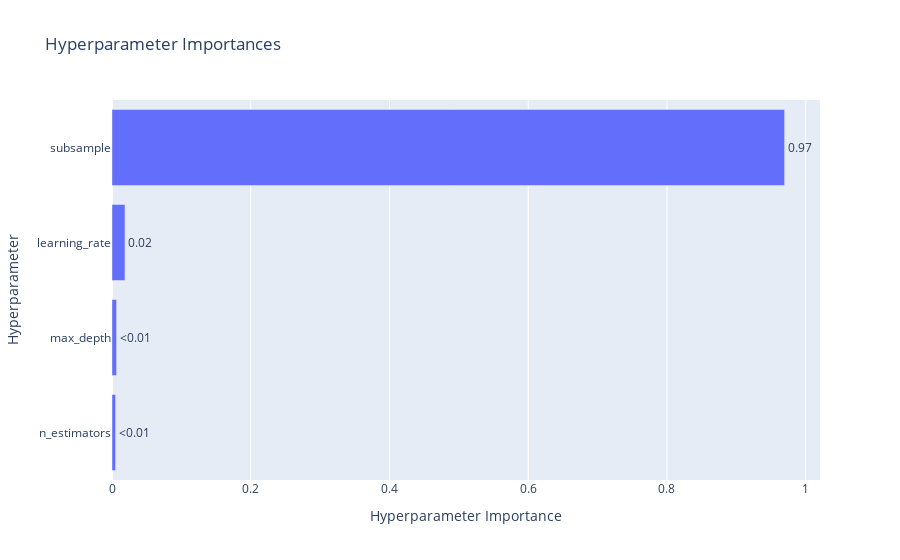

Notebook code cell kept with this figure:
### Code cell
# Plot parameter importances
plot_param_importances(study)

### Figure 1 — Plotly figure (JSON) as saved in the notebook; plotly's stock layout.template omitted (floating-point values rounded to 4 significant figures)
{"data": [{"cliponaxis": false, "hovertemplate": ["n_estimators (IntDistribution): 0.00516751200464048<extra></extra>", "max_depth (IntDistribution): 0.006555706413953314<extra></extra>", "learning_rate (FloatDistribution): 0.018711839287938736<extra></extra>", "subsample (FloatDistribution): 0.9695649422934676<extra></extra>"], "name": "Objective Value", "orientation": "h", "text": ["<0.01", "<0.01", "0.02", "0.97"], "textposition": "outside", "type": "bar", "x": [0.005168, 0.006556, 0.01871, 0.9696], "y": ["n_estimators", "max_depth", "learning_rate", "subsample"]}], "layout": {"title": {"text": "Hyperparameter Importances"}, "xaxis": {"title": {"text": "Hyperparameter Importance"}}, "yaxis": {"title": {"text": "Hyperparameter"}}}}
